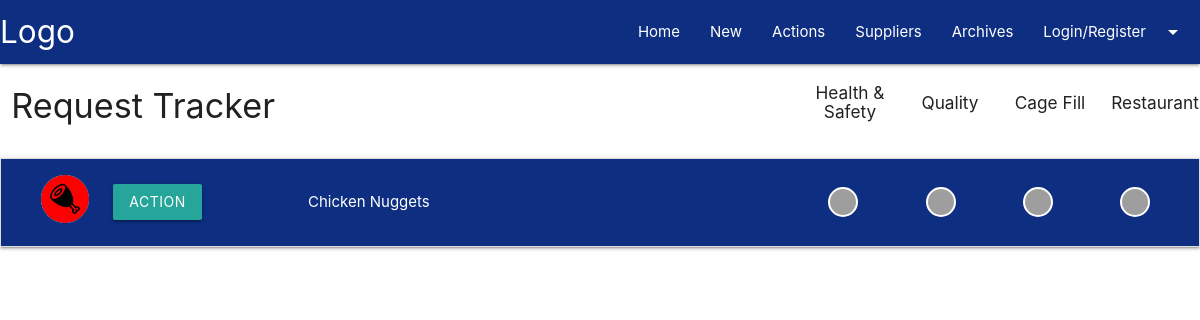
The page / on the database its author committed.
### tracker/models.py (models this page shows)
class Posts(db.Model):
    id = db.Column(db.Integer, primary_key=True)
    title = db.Column(db.String(80), nullable=False)
    date_posted = db.Column(
        db.DateTime,
        nullable=False,
        default=datetime.utcnow
    )
    user_id = db.Column(db.Integer, db.ForeignKey('user.id'))
    content = db.Column(db.Text, nullable=True)
    supplier_id = db.Column(db.Integer, db.ForeignKey('suppliers.id'),
        nullable=False)
    contact_name = db.Column(db.String(50))
    new_product = db.Column(db.Boolean, default=False)
    product_number = db.Column(db.Integer)
    product_name = db.Column(db.String(80), nullable=False)
    product_type = db.Column(db.String(50), nullable=False)
    product_length = db.Column(db.Integer)
    product_width = db.Column(db.Integer)
    product_height =db.Column(db.Integer)
    product_weight = db.Column(db.Float)
    case_orientation = db.Column(db.Boolean, default=False)
    units_per_case = db.Column(db.Float)
    inners_per_case = db.Column(db.Float)
    ex_product_length = db.Column(db.Integer)
    ex_product_width = db.Column(db.Integer)
    ex_product_height =db.Column(db.Integer)
    ex_product_weight = db.Column(db.Float)
    ex_case_orientation = db.Column(db.Boolean, default=False)
    ex_units_per_case = db.Column(db.Float)
    ex_inners_per_case = db.Column(db.Float)
    healthandsafety = db.Column(db.Integer, default=0)
    quality = db.Column(db.Integer, default=0)
    cagefill = db.Column(db.Integer, default=0)
    restaurantimpact = db.Column(db.Integer, default=0)
    status = db.Column(db.String(20), nullable=True)
    complete = db.Column(db.Boolean, default=False)
    actions = db.relationship(
        'Actions',
        foreign_keys='Actions.posts_id',
        backref='action_post',
        lazy=True
    )

### tracker/routes/main.py (the view)
@main.route('/')
def index():
    posts = Posts.query.filter(Posts.complete == False).order_by(Posts.date_posted.desc()).all()
    context = {'posts': posts}
    if not posts:
        flash('There are no outstanding Requests!', 'information')
    return render_template('index.html', **context)

### tracker/templates/index.html (shortened to what this page needs)
{% extends 'base.html' %}
{% block content %}
    <div class="container-fluid">
        <div class="row valign-wrapper branded-side-padding">
            <div class="col s12 l8">
                <h4 class="branded-title">Request Tracker</h4>
            </div>
            <div class="col hide-on-med-and-down l1 center">
                <h6>Health & Safety</h6>
            </div>
            <div class="col hide-on-med-and-down l1 center">
                <h6>Quality</h6>
            </div>
            <div class="col hide-on-med-and-down l1 center">
                <h6>Cage Fill</h6>
            </div>
            <div class="col hide-on-med-and-down l1 center">
                <h6>Restaurant</h6>
            </div>
        </div>
        <ul class="collapsible">
            {% for post in posts %}
                <li class="">
                <div class="collapsible-header branded-blue valign-wrapper">
                    <div class="post-img-container post-center">
                        {% if post.status == "Approved" %}
                        <img class="product-img border-branded-blue" src="{{ url_for('static', filename='media/img/approved.png') }}" alt="Approved">
                        {% elif post.status == "Rejected" %}
                        <img class="product-img border-branded-blue" src="{{ url_for('static', filename='media/img/rejected.png') }}" alt="Rejected">
                        {% else %}
                        <img class="product-img border-branded-blue" src="{{ url_for('static', filename=post.product_type) }}" alt="{{ url_for('static', filename=post.product_type) }}">
                        {% endif %}
                    </div>
                    <div class="post-btn-container post-left">
                        <a class='dropdown-trigger btn' href='#' data-target='dropdown{{ post.id + 1 }}' data_id="{{ post.title }}">Action</a>
                    </div>
                    <div class="post-content-container white-text post-left">
                        {{ post.title }}
                    </div>
                    <div class="post-action-container post-center">
                        {% if post.healthandsafety == 1 %}
                            <div class="post-action deep-orange accent-3"></div>
                        {% elif post.healthandsafety == 2 %}
                            <div class="post-action yellow darken-1"></div>
                        {% elif post.healthandsafety == 3 %}
                            <div class="post-action green accent-3"></div>
                        {% else %}
                            <div class="post-action grey"></div>
                        {% endif %}
                    </div>
                    <div class="post-action-container post-center">
                        {% if post.quality == 1 %}
                            <div class="post-action deep-orange accent-3"></div>
                        {% elif post.quality == 2 %}
                            <div class="post-action yellow darken-1"></div>
                        {% elif post.quality == 3 %}
                            <div class="post-action green accent-3"></div>
                        {% else %}
                            <div class="post-action grey"></div>
                        {% endif %}
                    </div>
                    <div class="post-action-container post-center">
                        {% if post.cagefill == 1 %}
                            <div class="post-action deep-orange accent-3"></div>
                        {% elif post.cagefill == 2 %}
                            <div class="post-action yellow darken-1"></div>
                        {% elif post.cagefill == 3 %}
                            <div class="post-action green accent-3"></div>
                        {% else %}
                            <div class="post-action grey"></div>
                        {% endif %}
                    </div>
                    <div class="post-action-container post-center">
                        {% if post.restaurantimpact == 1 %}
                            <div class="post-action deep-orange accent-3"></div>
                        {% elif post.restaurantimpact == 2 %}
                            <div class="post-action yellow darken-1"></div>
                        {% elif post.restaurantimpact == 3 %}
                            <div class="post-action green accent-3"></div>
                        {% else %}
                            <div class="post-action grey"></div>
                        {% endif %}
                    </div>
                </div>
            </li>
            {% endfor %}
        </ul>
    </div>
{% endblock content %}

### tracker/static/css/main.css (style rules this page uses)
.branded-blue { background-color: #0d2e81; }
.border-branded-blue { border: solid #0d2e81 1px; }
.product-img { max-height: 50px; border-radius: 50%; }
.post-center { align-self: center; text-align: center; text-align: -webkit-center; }
.post-img-container { display: none; width: 16.666%; }
.post-btn-container { width: 41.666%; }
.post-content-container { width: 58.333%; }
.post-action-container { display: none; width: 8.333%; }
.post-action { background-color: grey; border: 2px solid white; height: 30px; width: 30px; border-radius: 50%; -moz-border-radius: 50%; -webkit-border-radius: 50%; }
@media screen and (min-width: 600px) { .post-img-container { display: block; } }
@media screen and (min-width: 600px) { .post-btn-container { width: 25%; } }
@media screen and (min-width: 992px) { .post-img-container { width: 8.333%; } }
@media screen and (min-width: 992px) { .post-btn-container { width: 16.666%; } }
@media screen and (min-width: 992px) { .post-content-container { width: 41.666%; } }
@media screen and (min-width: 992px) { .post-action-container { display: block; } }

### rows shown on the page
Posts: product_type (picture), title "Chicken Nuggets", healthandsafety 0 (drawn), quality 0 (drawn), cagefill 0 (drawn), restaurantimpact 0 (drawn)
